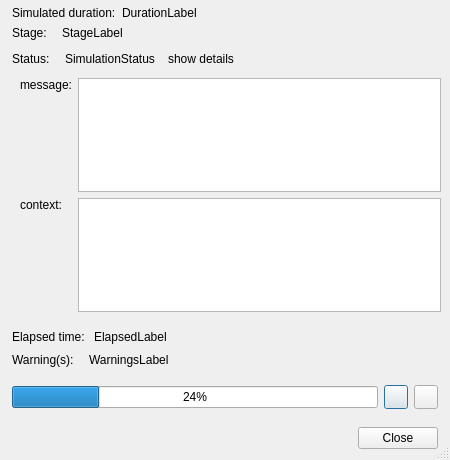
<?xml version="1.0" encoding="UTF-8"?>
<ui version="4.0">
 <class>RunSimulationDialog</class>
 <widget class="QDialog" name="RunSimulationDialog">
  <property name="windowModality">
   <enum>Qt::ApplicationModal</enum>
  </property>
  <property name="geometry">
   <rect>
    <x>0</x>
    <y>0</y>
    <width>450</width>
    <height>460</height>
   </rect>
  </property>
  <property name="sizePolicy">
   <sizepolicy hsizetype="Minimum" vsizetype="Minimum">
    <horstretch>0</horstretch>
    <verstretch>0</verstretch>
   </sizepolicy>
  </property>
  <property name="minimumSize">
   <size>
    <width>450</width>
    <height>300</height>
   </size>
  </property>
  <property name="maximumSize">
   <size>
    <width>16777215</width>
    <height>460</height>
   </size>
  </property>
  <property name="windowTitle">
   <string notr="true"/>
  </property>
  <property name="sizeGripEnabled">
   <bool>true</bool>
  </property>
  <property name="modal">
   <bool>true</bool>
  </property>
  <layout class="QVBoxLayout" name="verticalLayout" stretch="0,1,0,0">
   <property name="sizeConstraint">
    <enum>QLayout::SetMinimumSize</enum>
   </property>
   <property name="leftMargin">
    <number>0</number>
   </property>
   <property name="topMargin">
    <number>0</number>
   </property>
   <property name="rightMargin">
    <number>0</number>
   </property>
   <item>
    <layout class="QHBoxLayout" name="horizontalLayout" stretch="0,1">
     <property name="leftMargin">
      <number>12</number>
     </property>
     <property name="topMargin">
      <number>6</number>
     </property>
     <property name="rightMargin">
      <number>12</number>
     </property>
     <item>
      <widget class="QLabel" name="label">
       <property name="text">
        <string>Simulated duration:</string>
       </property>
      </widget>
     </item>
     <item>
      <widget class="QLabel" name="DurationLabel">
       <property name="text">
        <string notr="true">DurationLabel</string>
       </property>
      </widget>
     </item>
    </layout>
   </item>
   <item>
    <layout class="QVBoxLayout" name="verticalLayout_3">
     <property name="spacing">
      <number>9</number>
     </property>
     <item>
      <layout class="QHBoxLayout" name="horizontalLayout_5" stretch="0,1">
       <property name="leftMargin">
        <number>12</number>
       </property>
       <property name="rightMargin">
        <number>12</number>
       </property>
       <item>
        <widget class="QLabel" name="label_4">
         <property name="text">
          <string>Stage:</string>
         </property>
        </widget>
       </item>
       <item>
        <widget class="QLabel" name="StageLabel">
         <property name="text">
          <string notr="true">StageLabel</string>
         </property>
         <property name="indent">
          <number>6</number>
         </property>
        </widget>
       </item>
      </layout>
     </item>
     <item>
      <layout class="QHBoxLayout" name="horizontalLayout_8" stretch="0,0,0,0">
       <property name="leftMargin">
        <number>12</number>
       </property>
       <property name="rightMargin">
        <number>12</number>
       </property>
       <item>
        <widget class="QLabel" name="label_2">
         <property name="text">
          <string>Status:</string>
         </property>
        </widget>
       </item>
       <item>
        <widget class="openfluid::ui::common::ExecutionStatusLabel" name="StatusLabel">
         <property name="text">
          <string notr="true">SimulationStatus</string>
         </property>
         <property name="alignment">
          <set>Qt::AlignLeading|Qt::AlignLeft|Qt::AlignVCenter</set>
         </property>
         <property name="indent">
          <number>6</number>
         </property>
        </widget>
       </item>
       <item>
        <widget class="openfluid::ui::common::ActionLabel" name="ShowErrorLabel">
         <property name="text">
          <string>show details</string>
         </property>
         <property name="indent">
          <number>4</number>
         </property>
        </widget>
       </item>
       <item>
        <spacer name="horizontalSpacer">
         <property name="orientation">
          <enum>Qt::Horizontal</enum>
         </property>
         <property name="sizeHint" stdset="0">
          <size>
           <width>40</width>
           <height>20</height>
          </size>
         </property>
        </spacer>
       </item>
      </layout>
     </item>
     <item>
      <widget class="QWidget" name="ErrorDetailsWidget" native="true">
       <property name="sizePolicy">
        <sizepolicy hsizetype="Preferred" vsizetype="MinimumExpanding">
         <horstretch>0</horstretch>
         <verstretch>0</verstretch>
        </sizepolicy>
       </property>
       <property name="minimumSize">
        <size>
         <width>0</width>
         <height>0</height>
        </size>
       </property>
       <layout class="QGridLayout" name="gridLayout">
        <property name="leftMargin">
         <number>20</number>
        </property>
        <property name="topMargin">
         <number>0</number>
        </property>
        <item row="0" column="0">
         <widget class="QLabel" name="ErrorMessageLabel">
          <property name="text">
           <string>message:</string>
          </property>
          <property name="alignment">
           <set>Qt::AlignLeading|Qt::AlignLeft|Qt::AlignTop</set>
          </property>
         </widget>
        </item>
        <item row="0" column="1">
         <widget class="QTextEdit" name="ErrorMessageEdit">
          <property name="sizePolicy">
           <sizepolicy hsizetype="Expanding" vsizetype="Ignored">
            <horstretch>0</horstretch>
            <verstretch>0</verstretch>
           </sizepolicy>
          </property>
          <property name="minimumSize">
           <size>
            <width>0</width>
            <height>80</height>
           </size>
          </property>
          <property name="font">
           <font>
            <pointsize>10</pointsize>
           </font>
          </property>
         </widget>
        </item>
        <item row="1" column="0">
         <widget class="QLabel" name="ErrorContextLabel">
          <property name="text">
           <string>context:</string>
          </property>
          <property name="alignment">
           <set>Qt::AlignLeading|Qt::AlignLeft|Qt::AlignTop</set>
          </property>
         </widget>
        </item>
        <item row="1" column="1">
         <widget class="QTextEdit" name="ErrorContextEdit">
          <property name="sizePolicy">
           <sizepolicy hsizetype="Expanding" vsizetype="Ignored">
            <horstretch>0</horstretch>
            <verstretch>0</verstretch>
           </sizepolicy>
          </property>
          <property name="minimumSize">
           <size>
            <width>0</width>
            <height>80</height>
           </size>
          </property>
          <property name="baseSize">
           <size>
            <width>0</width>
            <height>0</height>
           </size>
          </property>
          <property name="font">
           <font>
            <pointsize>10</pointsize>
           </font>
          </property>
         </widget>
        </item>
       </layout>
      </widget>
     </item>
     <item>
      <layout class="QHBoxLayout" name="horizontalLayout_11" stretch="0,1">
       <property name="leftMargin">
        <number>12</number>
       </property>
       <property name="rightMargin">
        <number>12</number>
       </property>
       <item>
        <widget class="QLabel" name="label_3">
         <property name="text">
          <string>Elapsed time:</string>
         </property>
        </widget>
       </item>
       <item>
        <widget class="QLabel" name="ElapsedLabel">
         <property name="text">
          <string notr="true">ElapsedLabel</string>
         </property>
        </widget>
       </item>
      </layout>
     </item>
     <item>
      <layout class="QHBoxLayout" name="horizontalLayout_6" stretch="0,1">
       <property name="leftMargin">
        <number>12</number>
       </property>
       <property name="rightMargin">
        <number>12</number>
       </property>
       <item>
        <widget class="QLabel" name="label_5">
         <property name="text">
          <string>Warning(s):</string>
         </property>
        </widget>
       </item>
       <item>
        <widget class="QLabel" name="WarningsLabel">
         <property name="text">
          <string notr="true">WarningsLabel</string>
         </property>
         <property name="indent">
          <number>6</number>
         </property>
        </widget>
       </item>
      </layout>
     </item>
    </layout>
   </item>
   <item>
    <layout class="QHBoxLayout" name="horizontalLayout_7" stretch="1,0,0">
     <property name="sizeConstraint">
      <enum>QLayout::SetDefaultConstraint</enum>
     </property>
     <property name="leftMargin">
      <number>12</number>
     </property>
     <property name="topMargin">
      <number>12</number>
     </property>
     <property name="rightMargin">
      <number>12</number>
     </property>
     <property name="bottomMargin">
      <number>12</number>
     </property>
     <item>
      <widget class="QProgressBar" name="SimulationBar">
       <property name="value">
        <number>24</number>
       </property>
      </widget>
     </item>
     <item>
      <widget class="QPushButton" name="PauseButton">
       <property name="minimumSize">
        <size>
         <width>24</width>
         <height>24</height>
        </size>
       </property>
       <property name="maximumSize">
        <size>
         <width>24</width>
         <height>24</height>
        </size>
       </property>
       <property name="text">
        <string notr="true"/>
       </property>
      </widget>
     </item>
     <item>
      <widget class="QPushButton" name="StopButton">
       <property name="minimumSize">
        <size>
         <width>24</width>
         <height>24</height>
        </size>
       </property>
       <property name="maximumSize">
        <size>
         <width>24</width>
         <height>24</height>
        </size>
       </property>
       <property name="text">
        <string notr="true"/>
       </property>
      </widget>
     </item>
    </layout>
   </item>
   <item>
    <layout class="QHBoxLayout" name="horizontalLayout_4">
     <property name="leftMargin">
      <number>12</number>
     </property>
     <property name="rightMargin">
      <number>12</number>
     </property>
     <property name="bottomMargin">
      <number>0</number>
     </property>
     <item>
      <widget class="QDialogButtonBox" name="ButtonBox">
       <property name="sizePolicy">
        <sizepolicy hsizetype="Expanding" vsizetype="Maximum">
         <horstretch>0</horstretch>
         <verstretch>0</verstretch>
        </sizepolicy>
       </property>
       <property name="standardButtons">
        <set>QDialogButtonBox::Close</set>
       </property>
      </widget>
     </item>
    </layout>
   </item>
  </layout>
 </widget>
 <customwidgets>
  <customwidget>
   <class>openfluid::ui::common::ExecutionStatusLabel</class>
   <extends>QLabel</extends>
   <header location="global">openfluid/ui/common/ExecutionStatusLabel.hpp</header>
  </customwidget>
  <customwidget>
   <class>openfluid::ui::common::ActionLabel</class>
   <extends>QLabel</extends>
   <header location="global">openfluid/ui/common/ActionLabel.hpp</header>
  </customwidget>
 </customwidgets>
 <resources/>
 <connections/>
</ui>
